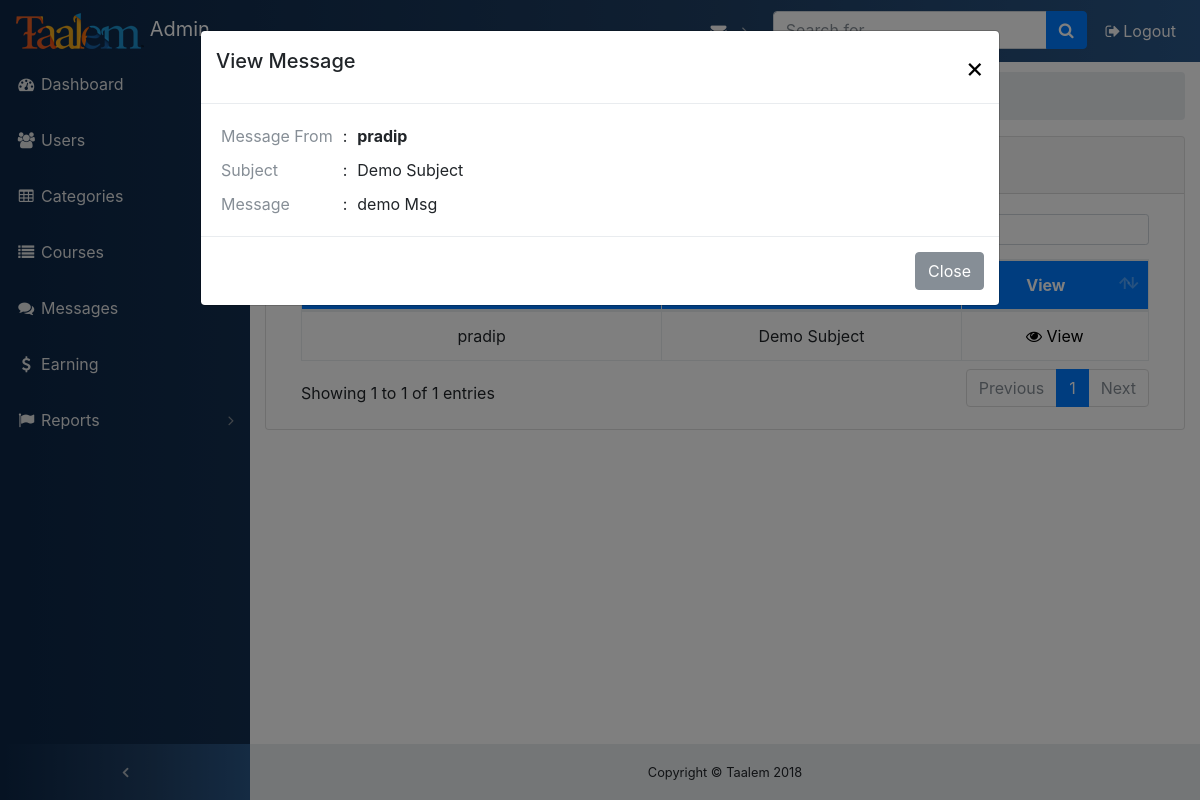
/admin/message.php?id=1&action=view (signed in), run on the app's committed database.
### tables this page shows
CREATE TABLE IF NOT EXISTS `message` (
  `msgid` int(3) NOT NULL AUTO_INCREMENT,
  `msgdatetime` datetime NOT NULL,
  `subject` varchar(255) NOT NULL,
  `message` text NOT NULL,
  `senderregid` int(3) NOT NULL,
  `receiverregid` int(3) NOT NULL,
  `status` int(1) NOT NULL,
  PRIMARY KEY (`msgid`),
  KEY `regid` (`senderregid`),
  KEY `receiverregid` (`receiverregid`)
);

CREATE TABLE IF NOT EXISTS `register` (
  `regid` int(5) NOT NULL AUTO_INCREMENT,
  `regdate` date NOT NULL,
  `username` varchar(20) NOT NULL,
  `password` varchar(20) NOT NULL,
  `usertype` varchar(10) NOT NULL,
  `email` varchar(50) NOT NULL,
  `contactno` varchar(15) DEFAULT NULL,
  `securitycode` int(4) DEFAULT NULL,
  PRIMARY KEY (`regid`)
);

### inc/dataclass.php (called while the page is built, shortened)
<?php
class Dataclass
{
    private $conn;
    public function __construct()
    {
        $this->conn = mysqli_connect("localhost","root","","academydb") or die("Connection Fails");
    }
    public function getTable($query)
    {
    	$table = mysqli_query($this->conn,$query);
    	return $table;
    }
    public function getRow($query)
    {
    	$table = mysqli_query($this->conn,$query);
    	$row = mysqli_fetch_assoc($table);
    	return $row;
    }
}
 ?>

### admin/message.php (the view, shortened to what this page needs)
<?php
	include 'header.php';
	$dc = new Dataclass();
	$getmsgdt = $dc->getTable("select msgid,subject,r.username,msgdatetime from message,register r where senderregid=r.regid and receiverregid=$_SESSION[regid]");
	if (isset($_GET['action']) and $_GET['action'] == "view") {
		$msid= $_GET['id'];
		$msgdt = $dc->getRow("select msgid,r.username,subject,message from message,register r where senderregid=r.regid and msgid=$msid");
	}
?>
<div class="content-wrapper">
	<div class="container-fluid">
		<ol class="breadcrumb">
	        <li class="breadcrumb-item">
	          <a href="index.php">Dashboard</a>
	        </li>
	        <li class="breadcrumb-item active ">Message</li>
	    </ol>
	<div class="row">
        	<div class="col-12">
          		<div class="card mb-3">
			        <div class="card-header">
			        	<div class="row">
			        		<div class="col-md-6 pt-2">
			        			<i class="fa fa-table"></i> <b>Message</b>
			        		</div>
			        		<div class="col-md-6 text-right">
			        		</div>
			        	</div>
			         </div>
			        <div class="card-body">
			          <div class="table-responsive">
			            <table class="table table-bordered" id="dataTable" width="100%" cellspacing="0">
			              <thead>
			                <tr class="text-center tblheading">
			                  <th>Message From</th>
			                  <th>Subject</th>
							  <th>View</th>
			                </tr>
			              </thead>
			              <tbody class="text-center">
			              	<?php
							while ($msgrw = mysqli_fetch_assoc($getmsgdt)) {
			              	 ?>
			                <tr>
			                	<td><?= $msgrw['username'] ?></td>
			                	<td><?= $msgrw['subject'] ?></td>
			                	<td><a href="message.php?id=<?= $msgrw['msgid'] ?>&action=view" class="a-black"><i class="fa fa-eye"></i> View</a></td>
			                </tr>
			                <?php } ?>
			              </tbody>
			            </table>
			          </div>
			        </div>
			    </div>
        	</div>
    </div>
</div>
</div>
<?php
	if (isset($_GET['action']) and $_GET['action'] == "view") {
?>
<div class="modal fade" id="msgview" tabindex="-1" role="dialog" aria-labelledby="exampleModalLabel" aria-hidden="true">
  <div class="modal-dialog modal-lg" role="document">
    <div class="modal-content">
      <div class="modal-header">
        <h5 class="modal-title" id="exampleModalLabel">View Message</h5>
        <a href="message.php" class="a-black" style="font-size: 28px;">
          <span aria-hidden="true">&times;</span>
        </a>
      </div>
      <div class="modal-body">
      	<table cellpadding="5px" cellspacing="5px">
      			<tr>
      				<td class="text-muted">Message From </td>
      				<td>:</td>
      				<td><b><?= $msgdt['username'] ?><b></td>
      			</tr>
      			<tr>
      				<td class="text-muted">Subject </td>
      				<td>:</td>
      				<td><?= $msgdt['subject'] ?></td>
      			</tr>
      			<tr>
      				<td class="text-muted" style="vertical-align: top;">Message </td>
      				<td  style="vertical-align: top;">:</td>
      				<td><?= $msgdt['message'] ?></td>
      			</tr>
      	</table>
      </div>
      <div class="modal-footer">
        <a href="message.php" class="btn btn-secondary">Close</a>
      </div>
    </div>
  </div>
</div>
<?php } ?>
<?php include 'footer.php'; ?>

### admin/css/sb-admin.css (style rules this page uses)
html { position: relative; min-height: 100%; }
body { overflow-x: hidden; }
body.sticky-footer { margin-bottom: 56px; }
body.sticky-footer .content-wrapper { min-height: calc(100vh - 56px - 56px); }
body.fixed-nav { padding-top: 56px; }
.content-wrapper { min-height: calc(100vh - 56px); padding-top: 1rem; }
.tblheading { background:#007bff;color:#fff; }
.content-wrapper { overflow-x: hidden; background: white; }
@media (min-width: 992px) { .content-wrapper { margin-left: 250px; } }
@media (min-width: 992px) { .a-black { text-decoration: none; color:black; } }

### data on the page
message: senderregid.username "pradip", subject "Demo Subject", message "demo Msg"
